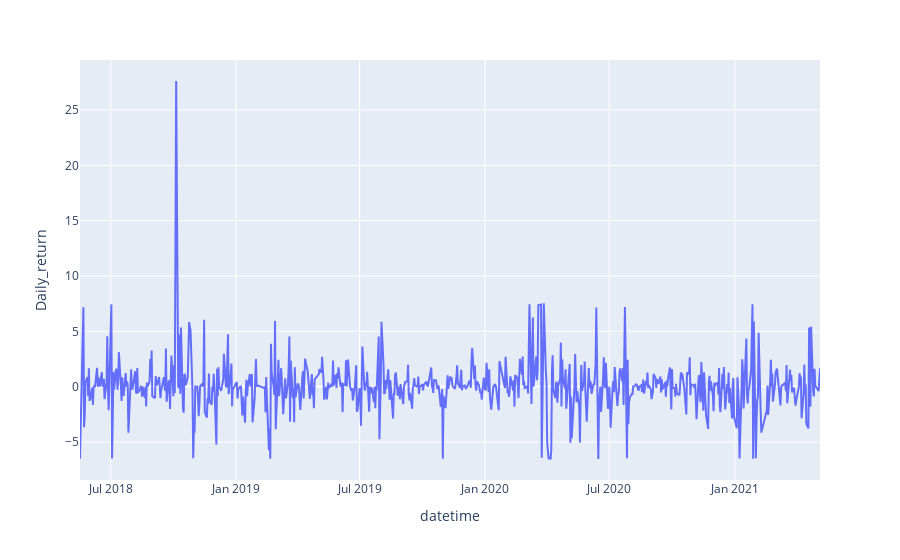

The code cell stored with this chart in its notebook:
### Code cell
fig = go.Figure()
px.line(df, x='datetime', y='Daily_return', labels={'x':'Date', 'y':'Daily_Return_%'})

### Figure 1 — Plotly figure (JSON) as saved in the notebook; plotly's stock layout.template omitted (floating-point values rounded to 4 significant figures; data arrays with more than 128 entries replaced by an {"elided": "..."} marker saying what was removed)
{"data": [{"hovertemplate": "datetime=%{x}<br>Daily_return=%{y}<extra></extra>", "legendgroup": "", "line": {"color": "#636efa", "dash": "solid"}, "mode": "lines", "name": "", "orientation": "v", "showlegend": false, "type": "scatter", "x": {"elided": "742 str values"}, "xaxis": "x", "y": {"elided": "742 float values"}, "yaxis": "y"}], "layout": {"legend": {"tracegroupgap": 0}, "margin": {"t": 60}, "xaxis": {"anchor": "y", "domain": [0, 1], "title": {"text": "datetime"}}, "yaxis": {"anchor": "x", "domain": [0, 1], "title": {"text": "Daily_return"}}}}
